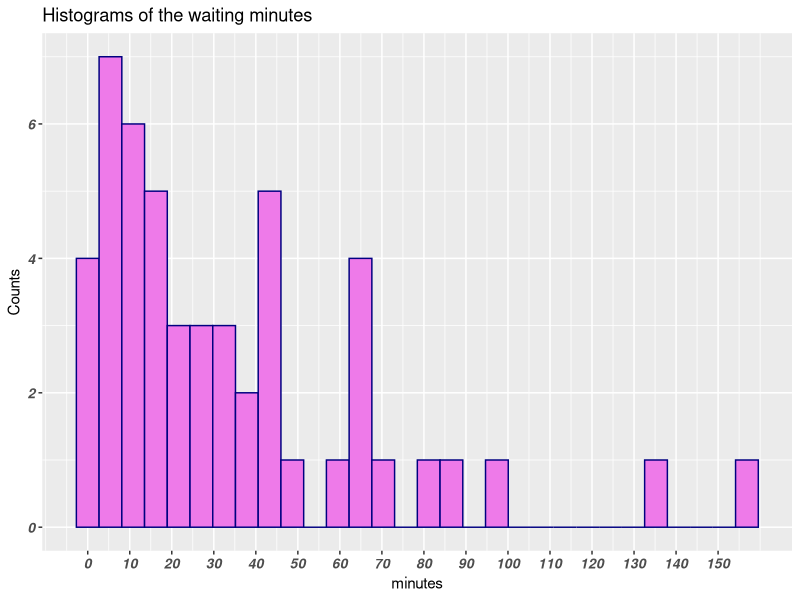
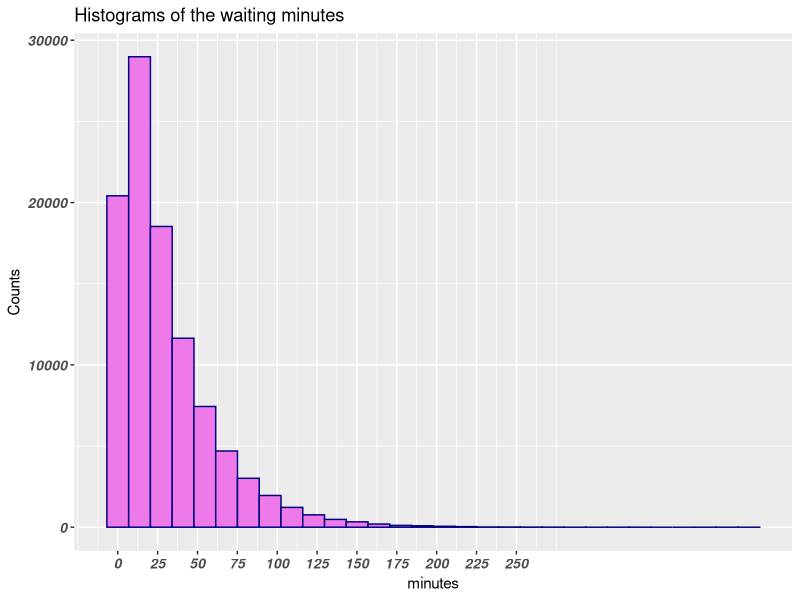
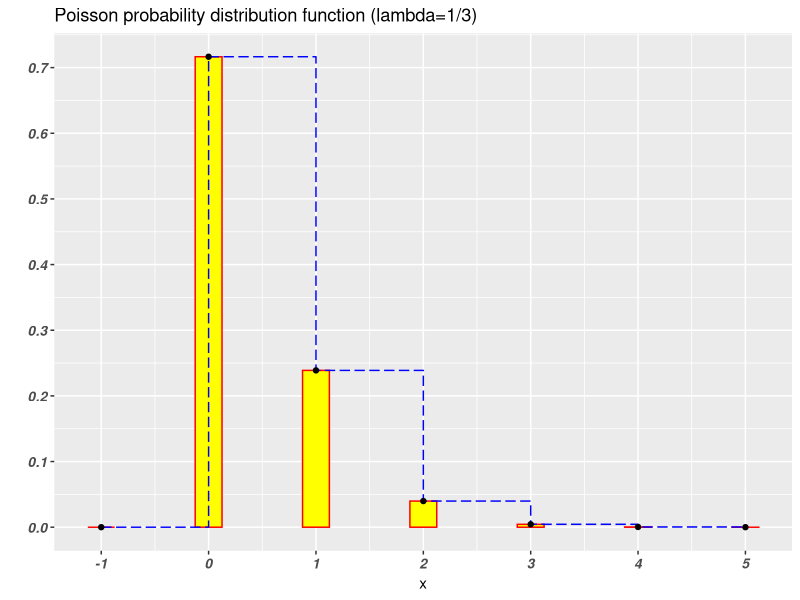
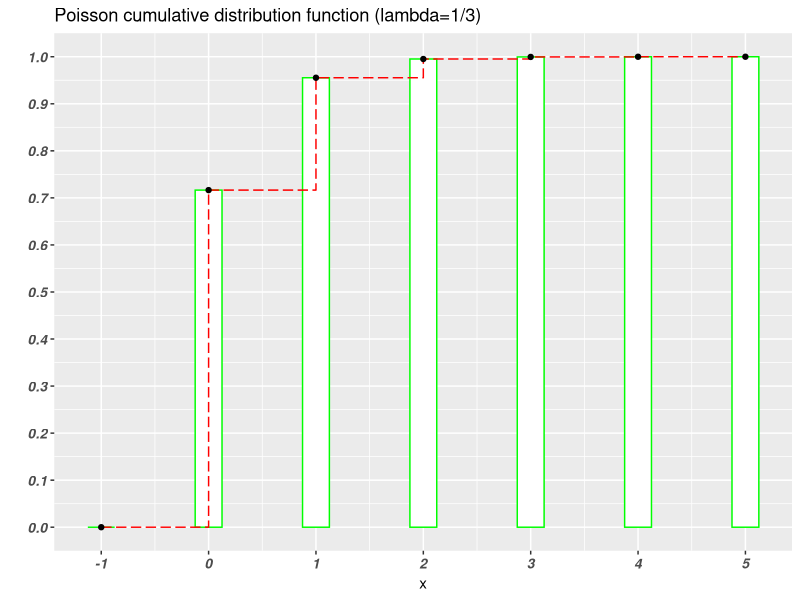
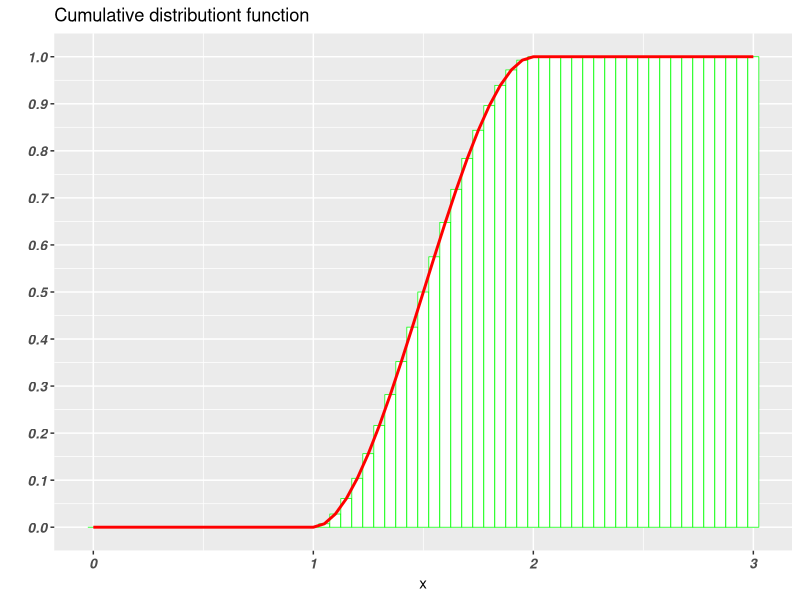
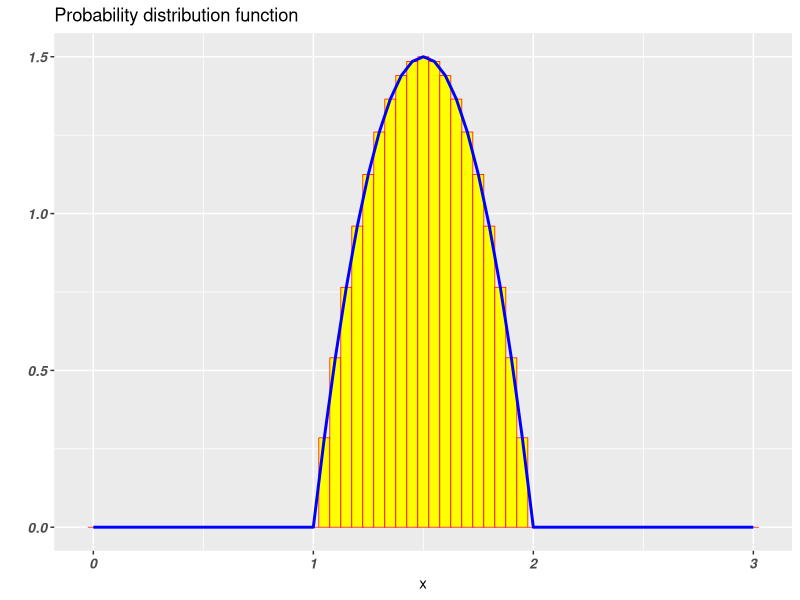
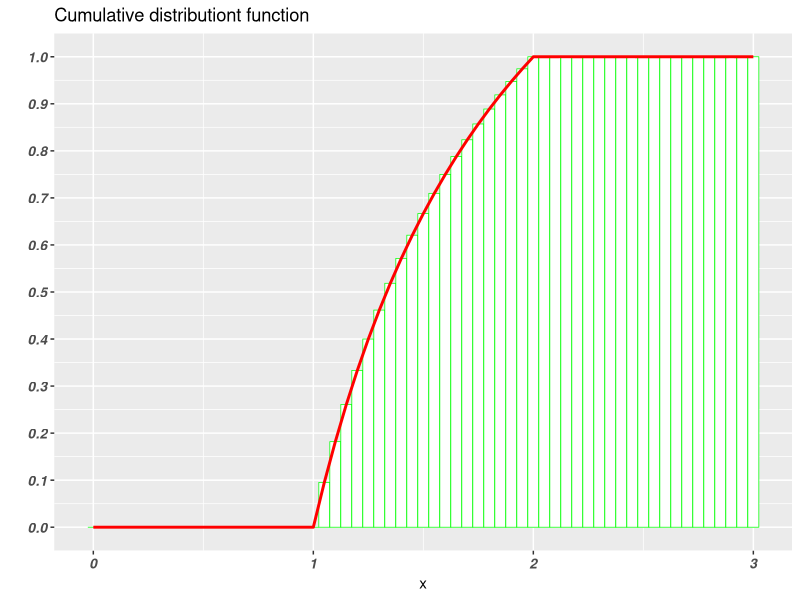
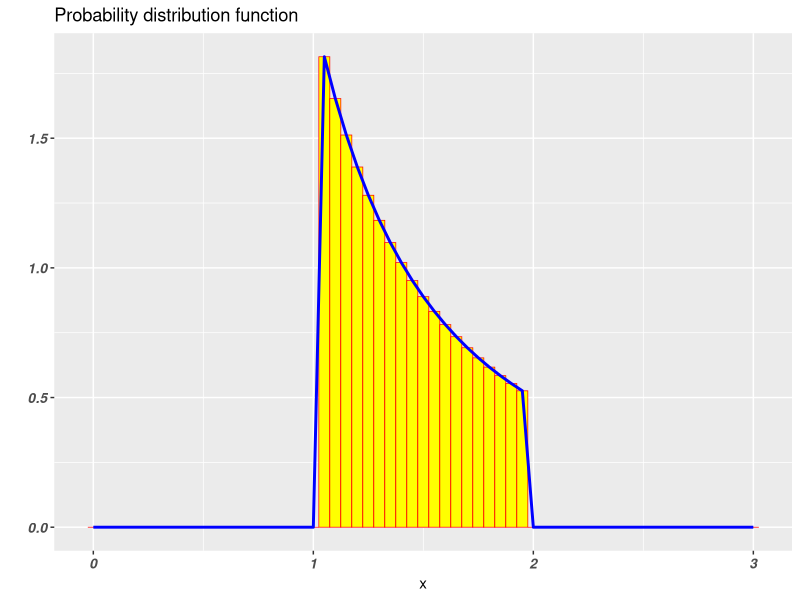

R code for these plots, in order:
## ---- chunk 1
knitr::opts_chunk$set(error = TRUE)
## ---- chunk 2

#install.packages("polynom")
#install.packages("ggplot2")

## ---- chunk 3
library(polynom)
## ---- chunk 4
library(ggplot2)
## ---- chunk 5

rm(list=ls())
## ---- chunk 6
x<-c(15.58,15.9,16.0,16.1,16.2) #vector x
p1<-c(0.15,0.21,0.35,0.15,0.14) #vector of the probabilities of the first method
p2<-c(0.14,0.05,0.64,0.08,0.09) #vector of the probabilities of the second method

## ---- chunk 7
#first method
expected_value_method_1<-sum(x*p1) #calculate the expected value
variance_method_1<-sum(x*x*p1)-expected_value_method_1*expected_value_method_1#calculate the variance

#second method
expected_value_method_2<-sum(x*p2)
variance_method_2<-sum(x*x*p2)-expected_value_method_2*expected_value_method_2
## ---- chunk 8
cat("the expected value of the first method is", expected_value_method_1, "and the varaince is" ,variance_method_1)
cat("\n")
cat("the expected value of the first method is" ,expected_value_method_2, "and the varaince is" ,variance_method_2)
## ---- chunk 9
people<-rexp(50,rate=1/30) #generating samples


ggplot(data.frame(x = people),aes(x))+geom_histogram(col='navy',fill='orchid2')+xlab("minutes")+ylab("Counts")+ggtitle('Histograms of the waiting minutes')+scale_x_continuous(breaks=seq(0,150, 10))+theme(axis.text.x = element_text(face="bold.italic", size=10), axis.text.y = element_text(face="bold.italic", size=10)) #plot 
## ---- chunk 10

prob_less_10<-pexp(10,rate=1/30) #calculate the cdf from 0 to 10
cat("the probability to wait less than 10 minutes is",prob_less_10)

## ---- chunk 11

samples<-people

mean<-sum(samples)/(length(samples)) #calculate the mean by definition
variance<-sum(samples*samples)/(length(samples))-mean*mean #calculate tha varaince using the meran

cat("the average waiting time value is ", mean, "minutes")
cat("\n")
cat("the variance of the waiting time is", variance, "minutes")

## ---- chunk 12

x_exp_value_arg<-function(x) x*dexp(x,rate=1/30) #defining the function used to calculate the integral for the exxpected value

expected_value<-integrate(x_exp_value_arg,0,Inf) #calculate the expected value using the integral
cat("the theoric expected value is", expected_value$value)

cat("\n")

x_square_exp_value_arg<-function(x) x*x*dexp(x,rate=1/30) #defining the function used to calculate the integral for the expected value of x^2

expected_value_square<-integrate(x_square_exp_value_arg,0,Inf)# calculating the expected value of x^2
cat("the theoric variance is",(expected_value_square$value-expected_value$value*expected_value$value)) #calculating the variance and printing the result


## ---- chunk 13
people<-rexp(100000,rate=1/30) #generating samples


ggplot(data.frame(x = people),aes(x))+geom_histogram(col='navy',fill='orchid2')+xlab("minutes")+ylab("Counts")+ggtitle('Histograms of the waiting minutes')+scale_x_continuous(breaks=seq(0,250, 25))+theme(axis.text.x = element_text(face="bold.italic", size=10), axis.text.y = element_text(face="bold.italic", size=10)) #plot 
## ---- chunk 14
samples<-people

mean<-sum(samples)/(length(samples))
variance<-sum(samples*samples)/(length(samples))-mean*mean

cat("the average waiting time value is ", mean, "minutes")
cat("\n")
cat("the variance of the waiting time is", variance, "minutes")

## ---- chunk 15

prob_1_h<-1-pexp(60,rate=1/30) #calculate the probability
cat("the probability to wait more than one hour is", prob_1_h)
## ---- chunk 16
lambda<-1/3 #setting the value of lambda
x<-seq(-1,5,1) #defining the needed array
x
## ---- chunk 17

pdf_pois<-dpois(x,lambda) #defining the pdf

ggplot(,aes(x,pdf_pois))+geom_bar(stat='identity',size=0.5,col='red',fill='yellow',,width=0.25)+geom_step(col="blue",linetype=5)+geom_point(col='black')+ylab(' ')+ggtitle('Poisson probability distribution function (lambda=1/3)')+scale_x_continuous(breaks=seq(-1,5, 1))+scale_y_continuous(breaks=seq(0,0.8, 0.1))+theme(axis.text.x = element_text(face="bold.italic", size=10), axis.text.y = element_text(face="bold.italic", size=10)) #plot

## ---- chunk 18


cum_pois<-ppois(x,lambda) #defining the cdf

ggplot(,aes(x,cum_pois))+geom_bar(stat='identity',col='green',fill='white',size=0.5,width = 0.25)+geom_step(col="red", linetype=5)+geom_point(col='black')+ylab(' ')+ggtitle('Poisson cumulative distribution function (lambda=1/3)')+scale_x_continuous(breaks=seq(-1,5, 1))+scale_y_continuous(breaks=seq(0,1, 0.1))+theme(axis.text.x = element_text(face="bold.italic", size=10), axis.text.y = element_text(face="bold.italic", size=10)) #plot
 #plot

## ---- chunk 19
prob_one_err<-1-ppois(0,lambda) #calculating the prob

cat("the probability to find at least one error is", prob_one_err)

## ---- chunk 20

prob_1_9<-0 #initializing the value for the needed probability
p<-4/52 #setting the probability of drwaning an ace

for (i in 0:9) {
  
  prob_1_9<-prob_1_9+p*((1-p)^(i)) #calculating the probability using the for loop
  
}

prob_atleats_10<-1-prob_1_9 #calculating the final required probability 

cat(" the probability that at least 10 draws are needed is", prob_atleats_10)

## ---- chunk 21
prob_atleats_10<-1-pgeom(9,4/52) #calculating the probability using the cdf function
cat(" the probability that at least 10 draws are needed is", prob_atleats_10)
## ---- chunk 22

pdf_not_norm<-function(x){ #defining the pdf with a function
  
  if (x>1 && x<2){
    
    out<-(x-1)*(2-x)
    
  } else {
    
    out<-0
    
  }
  
  return(out)
}

## ---- chunk 23
N<-integrate(Vectorize(pdf_not_norm),-Inf,Inf) #calculating the constant integrating the pdf 
cat("the normalization constant is", N$value)
cat("\n")
cat("the value of the costant c required by the exercise is ", 1/(N$value))
## ---- chunk 24

pdf<-function(x,c=6){ #defining the normalized pdf using a function

  out<-c()
  
  for (i in 1:length(x)) {
    
    if (x[i]>1 && x[i]<2){
      
      out<-append(out,c*(x[i]-1)*(2-x[i]))
    } else {
      
      out<-append(out,0)
    }
  
  }
  
  return(out)
}

## ---- chunk 25
cat("the total area of the pdf is: ",integrate(pdf,-Inf,Inf)$value)
## ---- chunk 26

cdf<-function(x){ #defining the cdf using a function
  
  out<-c()
  
  for (i in 1:length(x)) {
    out<-append(out,integrate(pdf,0,x[i])) #integrating the pdf
  }
  
  
  return(out)
}

## ---- chunk 27
qpdf<-function(x){ #defining the quantile function using a function
  
  poly <- polynomial(c((5/6), -2, (3/2), -(1/3))) #defining the polinomial
  out<-solve(poly-x) #finding the zeros of the expression
  return(out)
}

## ---- chunk 28

rpdf<-function(n){ #defining the function to sample random numbers distributed as the pdf
  
  var<-runif(n) #sampling numbers between 0 and 1 from a uniform distribution
  out<-qpdf(var) #generating the random numbers using the quantile function
  
}

## ---- chunk 29

plt_pdf_cdf<-function(x){

  plt_list<-list() #initializing the list of plots
  pdf_f<-pdf(x) 
  
  plt<-ggplot(,aes(x,pdf_f))+geom_bar(stat='identity',col='red',fill='yellow',size=0.25,width=0.05)+geom_line(col='blue',size=1)+ylab(' ')+ggtitle('Probability distribution function')+theme(axis.text.x = element_text(face="bold.italic", size=10), axis.text.y = element_text(face="bold.italic", size=10)) #plot
  
  plt_list<-list(plt_list,plt)
  
  cum<-cdf(x)
  y<-cum[seq(1,length(cum),5)]
  
  plt<-ggplot(,aes(x,as.numeric(y)))+geom_bar(stat='identity',col='green',fill='white',size=0.25,width=0.05)+geom_line(col='red',size=1)+ylab(' ')+ggtitle('Cumulative distributiont function')+scale_y_continuous(breaks=seq(0,1, 0.1))+theme(axis.text.x = element_text(face="bold.italic", size=10), axis.text.y = element_text(face="bold.italic", size=10)) #plot
  
  plt_list<-list(plt,plt_list)
  
  return(plt_list)
  
}


## ---- chunk 30

plt_pdf_cdf(seq(0,3,0.05))
## ---- chunk 31
prob_more_75<-integrate(pdf,-Inf,1.25) #calculating the probability integrating the pdf

prob_90_120<-integrate(pdf,1.5,2) #calculating the probability integrating the pdf

cat("the probability that the student will finish the aptitude test in more than 75 minutes is ", prob_more_75$value)
cat("\n")
cat("the probability it will take 90 and 120 minutes is ", prob_90_120$value)
## ---- chunk 32

pdf<-function(x){

  out<-c()
  
  for (i in 1:length(x)) {
    
    if (x[i]>1 && x[i]<2){
      
      out<-append(out,2/(x[i]*x[i]))
    } else {
      
      out<-append(out,0)
    }
  
  }
  
  return(out)
}

## ---- chunk 33

cdf<-function(x){
  
  out<-c()
  
  for (i in 1:length(x)) {
    out<-append(out,integrate(pdf,0,x[i]))
  }
  
  return(out)
}


## ---- chunk 34

qpdf<-function(x){
  
  out<-c()
  
  for (i in 1:length(x)) {
    out<-append(out,-2/(x[i]-2))
  }
  
  
  return(out)
 
}

## ---- chunk 35

rpdf<-function(n){
  
  var<-runif(n)
  var<-sort(var)
  
  out<-c()

  out<-append(out,qpdf(var))


  return(out)
  
}


## ---- chunk 36

plt_pdf_cdf(seq(0,3,0.05))


## ---- chunk 37

prob_less_15<-integrate(pdf,-Inf,1.5) #calculating the probability integrating the pdf

cat("the probability that tires will last less than 15000 km is", prob_less_15$value)

## ---- chunk 38

samples<-rpdf(3000)

mean<-sum(samples)/(length(samples)) #calculating the mean of the samples using the definition
variance<-sum(samples*samples)/(length(samples))-mean*mean #calculating the variance using the mean

cat("the mean value is ", mean*10000, "km")
cat("\n")
cat("the variance is", variance*10000, "km")

## ---- chunk 39

x_exp_value_arg<-function(x) x*pdf(x) #defining the function used to calculate the integral for the exxpected value


expected_value<-integrate(x_exp_value_arg,1,2) #calculate the expected value using the integral
cat("the theoric expected value is", expected_value$value*10000)

cat("\n")

x_square_exp_value_arg<-function(x) x*x*pdf(x) #defining the function used to calculate the integral for the expected value of x^2
expected_value_square<-integrate(x_square_exp_value_arg,1,2) #calculating the expected value of x^2
cat("the theoric variance is", 10000*(expected_value_square$value-expected_value$value*expected_value$value)) #calculating the variance and printing the result


